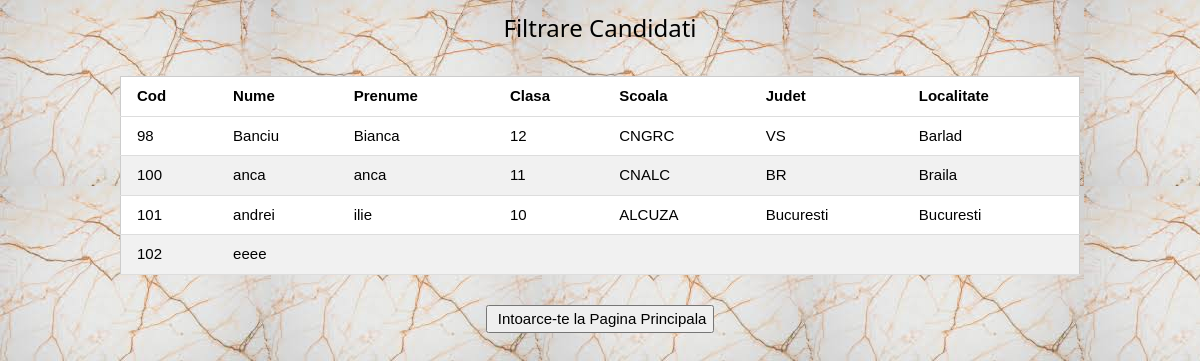
Screenshot of /filtrarecandidati.php with the database file from the repository.
### tables this page shows
CREATE TABLE `candidati` (
  `cod` int(11) NOT NULL,
  `nume_candidati` varchar(45) DEFAULT NULL,
  `prenume_candidati` varchar(45) DEFAULT NULL,
  `adresa_candidati` varchar(45) DEFAULT NULL,
  `telefon_candidati` varchar(45) DEFAULT NULL,
  `email_candidati` varchar(45) DEFAULT NULL,
  `clasa_candidati` varchar(45) DEFAULT NULL,
  `scoala_candidati` varchar(45) DEFAULT NULL,
  `judet_candidati` varchar(45) DEFAULT NULL,
  `localitate_candidati` varchar(45) DEFAULT NULL,
  `user_candidati` varchar(45) DEFAULT NULL,
  `parola_candidati` varchar(45) DEFAULT NULL,
  `rol_candidati` varchar(45) DEFAULT NULL
);

### filtrarecandidati.php (the view, shortened to what this page needs)
<!DOCTYPE html>
<html>
<head>
    <link href="w3.css" rel="stylesheet"/>
</head>
<body background="img.jpg">
<center>
<h3>Filtrare Candidati</h3>
    <div class="container">
        <table id="mytable" class="w3-table-all">
            <thead>
                <tr>
                    <th>Cod</th>
                    <th>Nume</th>
                    <th>Prenume</th>
                    <th>Clasa</th>
                    <th>Scoala</th>
                    <th>Judet</th>
                    <th>Localitate</th>
                </tr>
            </thead>
            <tbody>
                <?php
				$servername = "127.0.0.1";
				$username = "root";
				$password = "";
				$myDB="7YNzXacPRV";
              $conn = new PDO("mysql:host=$servername;dbname=$myDB", $username, $password);
                $stmt = $conn->prepare("select cod,nume_candidati,prenume_candidati,clasa_candidati,scoala_candidati,judet_candidati,localitate_candidati from candidati");
                $stmt->execute();
                while($row = $stmt->fetch()){
                ?>
                <tr>
                    <td><?php echo $row['cod'] ?></td>
                    <td><?php echo $row['nume_candidati'] ?></td>
                    <td><?php echo $row['prenume_candidati'] ?></td>
                    <td><?php echo $row['clasa_candidati'] ?></td>
                    <td><?php echo $row['scoala_candidati'] ?></td>
                    <td><?php echo $row['judet_candidati'] ?></td>
                    <td><?php echo $row['localitate_candidati'] ?></td>
                </tr>
                <?php
                }
                ?>
            </tbody>
        </table>
    </div>
<input type="button" onclick="location.href='olimpiadacomisie.php';" value=" Intoarce-te la Pagina Principala" />
    </center>
</body>
</html>

### w3.css (style rules this page uses)
html { box-sizing:border-box }
*,*:before,*:after { box-sizing:inherit }
html { -ms-text-size-adjust:100%;-webkit-text-size-adjust:100% }
body { margin:0 }
button,input,select,textarea { font:inherit;margin:0 }
button,input { overflow:visible }
button,html [type=button],[type=reset],[type=submit] { -webkit-appearance:button }
html,body { font-family:Verdana,sans-serif;font-size:15px;line-height:1.5 }
html { overflow-x:hidden }
h3 { font-size:24px }
h1,h2,h3,h4,h5,h6 { font-family:"Segoe UI",Arial,sans-serif;font-weight:400;margin:10px 0 }
.w3-table,.w3-table-all { border-collapse:collapse;border-spacing:0;width:100%;display:table }
.w3-table-all { border:1px solid #ccc }
.w3-bordered tr,.w3-table-all tr { border-bottom:1px solid #ddd }
.w3-table-all tr:nth-child(odd) { background-color:#fff }
.w3-table-all tr:nth-child(even) { background-color:#f1f1f1 }
.w3-table td,.w3-table th,.w3-table-all td,.w3-table-all th { padding:8px 8px;display:table-cell;text-align:left;vertical-align:top }
.w3-table th:first-child,.w3-table td:first-child,.w3-table-all th:first-child,.w3-table-all td:first-child { padding-left:16px }

### filtrarecandidati.php (style rules this page uses)
.container { width:960px;margin:30px auto; }

### rows the page displays
candidati: cod "98", nume_candidati "Banciu", prenume_candidati "Bianca", clasa_candidati "12", scoala_candidati "CNGRC", judet_candidati "VS", localitate_candidati "Barlad"
candidati: cod "100", nume_candidati "anca", prenume_candidati "anca", clasa_candidati "11", scoala_candidati "CNALC", judet_candidati "BR", localitate_candidati "Braila"
candidati: cod "101", nume_candidati "andrei", prenume_candidati "ilie", clasa_candidati "10", scoala_candidati "ALCUZA", judet_candidati "Bucuresti", localitate_candidati "Bucuresti"
candidati: cod "102", nume_candidati "eeee"
